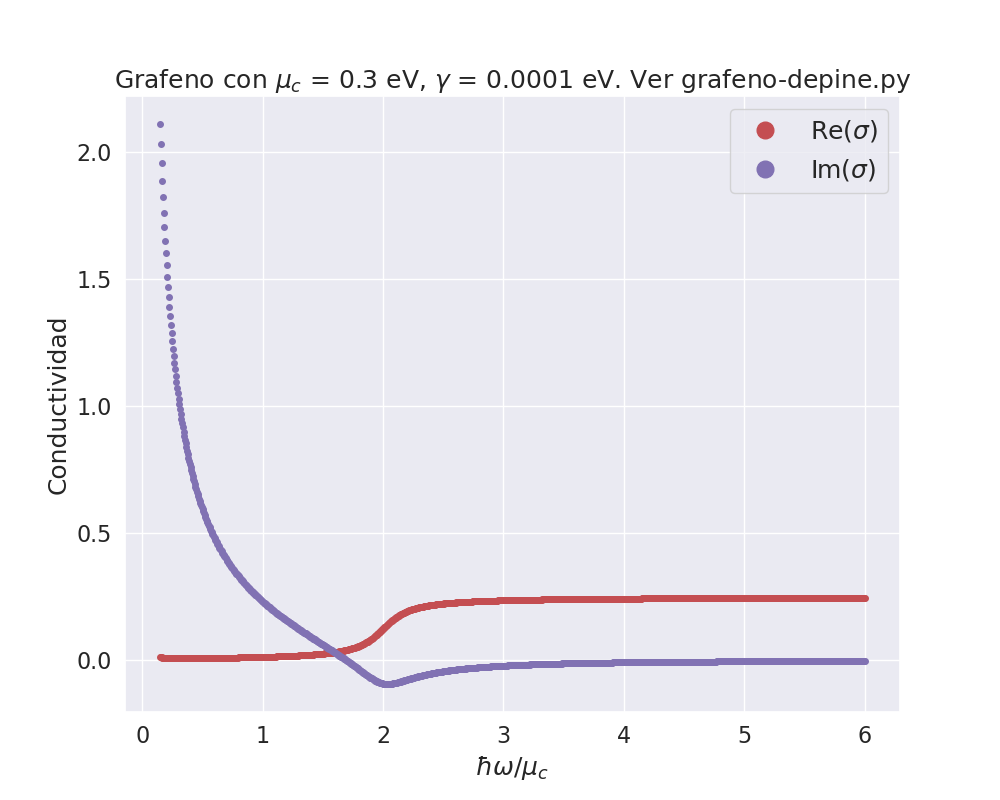

Generate this figure with Python:
#!/usr/bin/env python3
# -*- coding: utf-8 -*-
"""
Created on Sat May  9 21:00:49 2020

@author: leila
"""
import numpy as np
import matplotlib.pyplot as plt
import os

#%%

save_graphs = 1


path = os.path.abspath(__file__) #path absoluto del .py actual
name_this_py = os.path.basename(__file__)
path = path.replace(name_this_py,'')
os.chdir(path) 

name_this_py = '. Ver ' + name_this_py

#%%

print('Definir parametros para graficos')

tamfig = (10,8)
tamlegend = 18
tamletra = 18
tamtitle = 18
tamnum = 16

print('Constantes universales')

pi = np.pi
c = 3*10**(14)             ### light velocity in micron/seg
alfac = 1/137.0359            ### fine structure
akb = 8.6173324E-5           ### Boltzman constant in eV/K  
hb = 6.58211899*10**(-16)     ### Planck constant hbar in eV*s

def sigma(x,hbmu,hbgama): #x = hbw/mu_c  #sigma del libro de depine: comparar con el del paper de tunable
    hbw = x*hbmu
    Tk = 300               # temperature in K
    TKmu = Tk*akb/hbmu
    if TKmu==0.:
        # intra = 1j*(1/np.pi)*abs(hbmu)/(hbw+1j*hbgama)
        # if hbw-2*abs(hbmu)>0:
        #     inter = 0.25
        # else:  
        #     inter = 0
         
        # inter = inter + 1j*np.log((hbw-2*abs(hbmu))**2/(hbw+2*abs(hbmu))**2)/(4*np.pi)
        raise ValueError('no se la formula para este caso')
    elif TKmu!=0:

        aux2 = hbw + 1j*hbgama
        aux3 = (aux2 - 2*hbmu)**2 + (2*Tk*akb)**2
        aux4 = (aux2 + 2*hbmu)**2 
        aux5 = (aux2 - 2*hbmu)/(2*akb*Tk)   
        inter = 0.25*(0.5 + np.arctan(aux5)/pi - 1j*np.log(aux4/aux3)/(2*pi))   

        auxTkmu = hbmu/(2*Tk*akb)
        aux = np.log(np.exp(auxTkmu) + np.exp(-auxTkmu))
        intra_aux = aux/aux2
        intra = 2j*akb*Tk*intra_aux/pi        


    sigmatot = inter + intra
    
    return sigmatot, inter, intra

def sigma2(omega_c,hbmu,hbgama): #sigma del libro de depine: comparar con el del paper de tunable
    
    hbw = omega_c*c*hb
    Tk = 300               # temperature in K
    TKmu = Tk*akb/hbmu
    if TKmu==0.:
    	# aux0 = hbw+1j*hbgama
     #    intra = 1j*(1/np.pi)*abs(hbmu)/aux0
     #    if hbw-2*abs(hbmu)>0:
     #        inter = 0.25
     #    else:  
     #        inter = 0
         
#        inter = inter + 1j*np.log((hbw-2*abs(hbmu))**2/(hbw+2*abs(hbmu))**2)/(4*np.pi)
        # inter = inter + 1j*np.log(aux0-2*abs(hbmu))**2/(hbw+2*abs(hbmu))**2)/(4*np.pi)       
        raise ValueError('no se la formula para este caso')
    elif TKmu!=0:
        
        aux2 = hbw + 1j*hbgama
        aux3 = (aux2 - 2*hbmu)**2 + (2*Tk*akb)**2
        aux4 = (aux2 + 2*hbmu)**2 
        aux5 = (aux2 - 2*hbmu)/(2*akb*Tk)   
        inter = 0.25*(0.5 + np.arctan(aux5)/pi - 1j*np.log(aux4/aux3)/(2*pi))   

        auxTkmu = hbmu/(2*Tk*akb)
        aux = np.log(np.exp(auxTkmu) + np.exp(-auxTkmu))
        intra_aux = aux/aux2
        intra = 2j*akb*Tk*intra_aux/pi   
        
    sigmatot = inter + intra
    ### Total (Inter+Intra) conductivity, units of e**2/hb 
    ###     
    return sigmatot, inter, intra

def sigmaMAL(omega_c,hbmu,hbgama): #sigma del paper de tunable: comparar con el del libro de depine
    
    hbw = omega_c*c*hb
    Tk = 300               # temperature in K
    TKmu = Tk*akb/hbmu
    if TKmu==0.:
        intra = 1j*(1/np.pi)*abs(hbmu)/(hbw+1j*hbgama)
        if hbw-2*abs(hbmu)>0:
            inter=0.25
        else: 
            inter=0
         
        inter = inter + 1j*np.log((hbw-2*abs(hbmu))**2/(hbw+2*abs(hbmu))**2)/(4*np.pi)
        
    elif TKmu!=0:
        TK = TKmu*hbmu/akb
        aux = np.exp(1/(2*TKmu))+np.exp(-1/(2*TKmu))
        intra = 2j*(1/np.pi)*akb*TK*np.log(aux)/(hbw+1j*hbgama)
        aux2 = (hbw-2*hbmu)/(2*TK*akb)
        aux3 = (hbw-2*hbmu)**2 
        aux4 = (2*TK*akb)**2
        aux5 = aux3 + aux4
        inter = 0.25*(0.5+np.arctan(aux2)/np.pi-1j*np.log(aux3/aux5)/(2*np.pi))   
        
    sigmatot = inter+intra
    
    return sigmatot, inter, intra

#%%

hbargama = 0.0001      # collision frequency in eV
hbaramu = 0.3           #eV mu_c

n = int(1e3)
list_E = np.linspace(0.1,5,n)
list_x = np.linspace(0.15,6,n)
list_x2 = np.linspace(0.15,20,n)

sigma_grafeno = sigma(list_x,hbaramu,hbargama)[0]
sigma_grafeno2 = sigma2(list_x2,hbaramu,hbargama)[0]
sigma_grafenoMAL2 = sigmaMAL(list_x2,hbaramu,hbargama)[0]
#sigma_grafeno = np.array(sigma_grafeno)*alfac*c

plt.figure(figsize=tamfig)
plt.plot(list_x,sigma_grafeno.real,'.r',ms = 8,label = 'Re($\sigma$)')
plt.plot(list_x,sigma_grafeno.imag,'.m',ms = 8,label = 'Im($\sigma$)')
plt.title('Grafeno con $\mu_c$ = %.1f eV, $\gamma$ = %.4f eV' %(hbaramu,hbargama)+name_this_py,fontsize=tamtitle)
plt.ylabel('Conductividad',fontsize=tamletra)
plt.xlabel('$\hbar \omega /\mu_c$',fontsize=tamletra)
plt.tick_params(labelsize = tamnum)
plt.legend(loc='best',markerscale=3,fontsize=tamlegend)
plt.grid(1)
if save_graphs==1:
    plt.savefig('grafeno-depine')

plt.figure(figsize=tamfig)
plt.plot(list_x2,sigma_grafeno2.real,'.r',ms = 8,label = 'libro Re($\sigma$)')
plt.plot(list_x2,sigma_grafenoMAL2.real,'.g',ms = 8,label = 'tunable Re($\sigma$)')
plt.plot(list_x2,sigma_grafeno2.imag,'.m',ms = 8,label = 'libro Im($\sigma$)')
plt.plot(list_x2,sigma_grafenoMAL2.imag,'.b',ms = 8,label = 'tunable Im($\sigma$)')
plt.title('Grafeno con $\mu_c$ = %.1f eV, $\gamma$ = %.4f eV' %(hbaramu,hbargama)+name_this_py,fontsize=tamtitle)
plt.ylabel('Conductividad',fontsize=tamletra)
plt.xlabel('$\omega/c$',fontsize=tamletra)
plt.tick_params(labelsize = tamnum)
plt.legend(loc='best',markerscale=3,fontsize=tamlegend)
plt.grid(1)
if save_graphs==1:
    plt.savefig('grafeno-depine2')

    



#%% grafico para la tesis

paper = 1

if paper == 1: 
    import seaborn as sns
    sns.set()
    tamfig = (3.5,3.5)
    tamlegend = 10
    tamletra = 10
    tamtitle = 10
    tamnum = 9
    labelpady = -0.5
    loc2 = [0,1]
    pad = -2
    lw = 1.5
else:
    tamfig = (10,8)
    tamlegend = 18
    tamletra = 18
    tamtitle = 18
    tamnum = 15
    labelpady = 0 
    loc2 = [0.3,1]
    lw = 10

hbargama = 0.0001      # collision frequency in eV
list_mu = np.linspace(0.3,0.9,6001)
colors = ['darkred','steelblue','coral','yellowgreen']
list_hbar_omega = [0.05,0.1,0.2,0.3]

plt.figure(figsize=tamfig)
k = 0
for hbar_omega in list_hbar_omega: 
    

    omega_c = hbar_omega/(c*hb)
    
    sigma_inter = []
    sigma_intra = []
    for mu in list_mu:
        
        tot, inter, intra= sigma2(omega_c,mu,hbargama)
        sigma_inter.append(np.abs(inter))
        sigma_intra.append(np.abs(intra))
        

    plt.plot(list_mu,sigma_inter,'-r',color = colors[k],ms = lw,label = '$\hbar \omega$ = %.2f eV' %(hbar_omega))
    plt.plot(list_mu,sigma_intra,'-m',color = colors[k],ms = lw)
    k = k + 1
#plt.title('$\sigma$ con $\hbar \omega$ = %.2f eV, $\gamma$ = %.4f eV' %(hbar_omega,hbargama),fontsize=tamtitle)
#plt.ylabel('Conductividad',fontsize=tamletra)
plt.xlabel('$\mu_c$ [eV]',fontsize=tamletra, labelpad = -1)
plt.yscale('log')
plt.tick_params(labelsize = tamnum,pad = pad)
plt.legend(loc = loc2, ncol = 2,markerscale=1,fontsize=tamlegend,frameon=False,handletextpad=0.05)
plt.grid(1)
if save_graphs==1:
    plt.savefig('grafeno-tesis')















    
    
    
    
    
